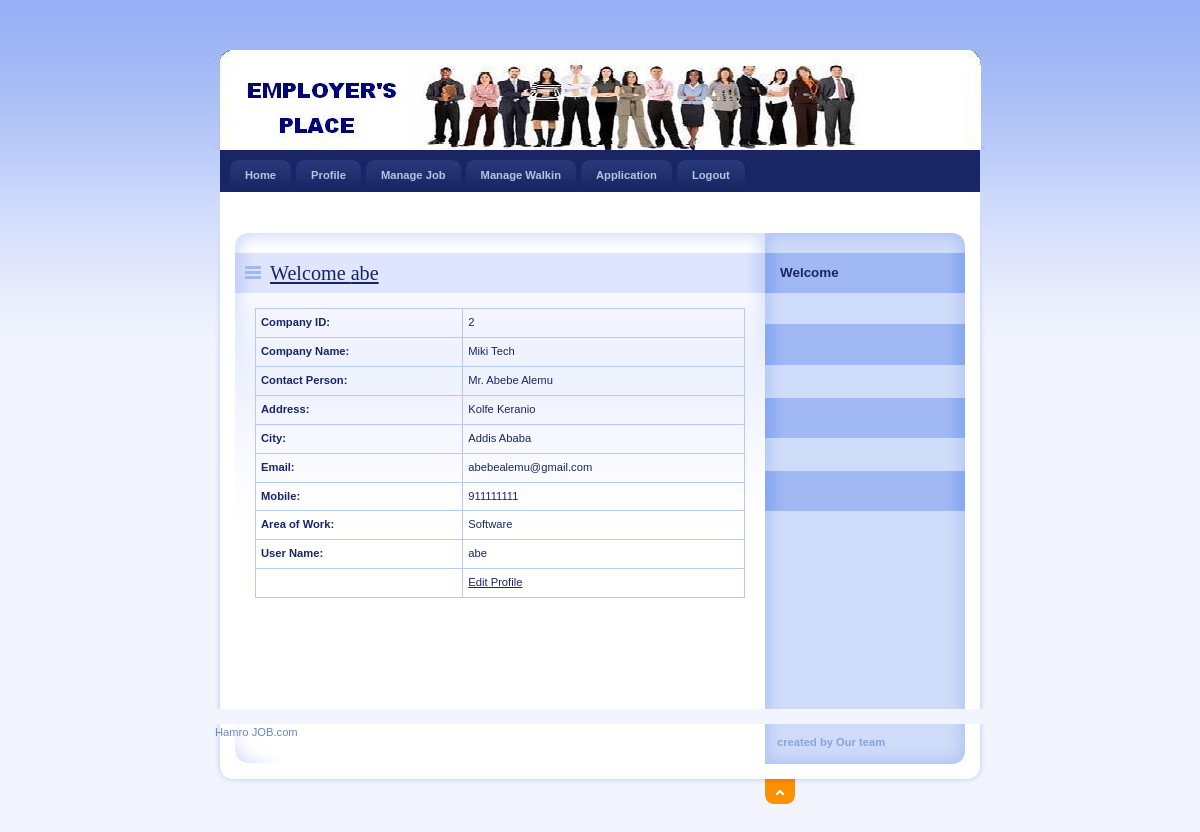
The app's page /Employer/Profile.php (signed in) with its own data.
### tables this page shows
CREATE TABLE IF NOT EXISTS `employer_reg` (
  `EmployerId` int(11) NOT NULL AUTO_INCREMENT,
  `CompanyName` varchar(20) NOT NULL,
  `ContactPerson` varchar(20) NOT NULL,
  `Address` varchar(100) NOT NULL,
  `City` varchar(20) NOT NULL,
  `Email` varchar(40) NOT NULL,
  `Mobile` bigint(20) NOT NULL,
  `Area_Work` varchar(40) NOT NULL,
  `Status` varchar(10) NOT NULL,
  `UserName` varchar(20) NOT NULL,
  `Password` varchar(20) NOT NULL,
  `Question` varchar(100) NOT NULL,
  `Answer` varchar(50) NOT NULL,
  PRIMARY KEY (`EmployerId`)
);

### Employer/Profile.php (the view, shortened to what this page needs)
<!DOCTYPE html PUBLIC "-//W3C//DTD XHTML 1.0 Strict//EN" "http://www.w3.org/TR/xhtml1/DTD/xhtml1-strict.dtd">
<html xmlns="http://www.w3.org/1999/xhtml" xml:lang="cs" lang="cs">
<head>
    <link rel="stylesheet" media="screen,projection" type="text/css" href="./css/main.css" />
    <link rel="stylesheet" media="print" type="text/css" href="./css/print.css" />
    <link rel="stylesheet" media="aural" type="text/css" href="./css/aural.css" />
</head>
<body id="www-url-cz">
<div id="main" class="box">
<?php
include "Header.php"
?>
<?php
include "menu.php"
?>
    <div id="page" class="box">
    <div id="page-in" class="box">
        <div id="strip" class="box noprint">
            <p id="breadcrumbs">&nbsp;</p>
        </div>
        <div id="content">
            <div class="article">
                <h2><span><a href="#">Welcome <?php echo $_SESSION['$UserName_emp'];?></a></span></h2>
               <?php
$ID=$_SESSION['ID'];
$con = mysqli_connect("localhost","root","","job");
$sql = "select * from Employer_Reg where EmployerId ='".$ID."'  ";
$result = mysqli_query($con,$sql);
$row = mysqli_fetch_array($result)
?>
                <table width="100%" border="1" cellspacing="2" cellpadding="2">
                  <tr>
                    <td><strong>Company ID:</strong></td>
                    <td><?php echo $row['EmployerId'];?></td>
                  </tr>
                  <tr>
                    <td><strong>Company Name:</strong></td>
                    <td><?php echo $row['CompanyName'];?></td>
                  </tr>
                  <tr>
                    <td><strong>Contact Person:</strong></td>
                    <td><?php echo $row['ContactPerson'];?></td>
                  </tr>
                  <tr>
                    <td><strong>Address:</strong></td>
                    <td><?php echo $row['Address'];?></td>
                  </tr>
                  <tr>
                    <td><strong>City:</strong></td>
                    <td><?php echo $row['City'];?></td>
                  </tr>
                  <tr>
                    <td><strong>Email:</strong></td>
                    <td><?php echo $row['Email'];?></td>
                  </tr>
                  <tr>
                    <td><strong>Mobile:</strong></td>
                    <td><?php echo $row['Mobile'];?></td>
                  </tr>
                  <tr>
                    <td><strong>Area of Work:</strong></td>
                    <td><?php echo $row['Area_Work'];?></td>
                  </tr>
                  <tr>
                    <td><strong>User Name:</strong></td>
                    <td><?php echo $row['UserName'];?></td>
                  </tr>
                  <tr>
                    <td>&nbsp;</td>
                    <td><a href="EditProfile.php?EmployerId=<?php echo $row['EmployerId']; ?>">Edit Profile</a></td>
                  </tr>
                </table>
              <p>&nbsp;</p>
                <p class="btn-more box noprint">&nbsp;</p>
          </div>
        </div>
<?php
include "right.php"
?>
    </div>
    </div>
<?php
include "footer.php"
?>
</div>
</body>
</html>

### Employer/css/main.css (style rules this page uses)
* { min-height:1px; }
body { border:0; margin:0; padding:0; background:#F2F5FE url("../design/bg.gif") 0 0 repeat-x; font:70%/160% "verdana",sans-serif; color:#192666; _text-align:center; }
a { color:#192666; }
p { border:0; margin:15px 0; padding:0; }
div { display:block; border:0; margin:0; padding:0; }
h1, h2, h3, h4, h5 { border:0; margin:15px 0 10px 0; padding:0; font-weight:bold; }
h2 { font-size:180%; line-height:100%; font-family:"georgia",serif; font-weight:normal; }
table { display:table; border-collapse:collapse; margin:15px 0; padding:0; border:1px solid #B7CAF6; font-size:100%; }
tr { display:table-row; }
th, td { display: table-cell; border:1px solid #B7CAF6; margin:0; padding:5px; vertical-align:top; text-align:left; }
a, img, span { border:0; margin:0; padding:0; }
strong, .strong { font-weight:bold; }
.box { min-height:1px; _height:1px; }
.box:after { content:"."; display:block; line-height:0px; font-size:0px; visibility:hidden; clear:both; }
#main { width:770px; margin:50px auto 0 auto; _text-align:left; }
#page { width:770px; min-height:1px; background:#FFF url("../design/bg_page.gif") 0 0 repeat-y; _height:1px; }
#page-in { min-height:1px; padding:10px 0; background:url("../design/bg_page_in.jpg") 0 0 no-repeat; _height:1px; }
#strip { position:relative; clear:both; padding:3px 20px 10px 20px; color:#6182D1; }
#strip p { margin:0; }
#strip #breadcrumbs { width:520px; margin:0; padding:0; }
#content { float:left; width:530px; _width:550px; margin:0; padding:0 0 0 20px; }
#content .article { clear:both; margin:0; padding:20px; background:url("../design/content_article_bg.jpg") 0 0 no-repeat; }
#content .article h2 { margin:0 -20px; padding:10px; background:#DEE5FD url("../design/content_title_bg.gif") 0 0 repeat-y; color:#192666; }
#content .article h2 span { background:url("../design/ico_list.gif") 0 50% no-repeat; padding-left:25px; }
#content .article p { text-align:justify; }
#content .btn-more { margin:0 0 15px 0; padding:0; border:0; position:relative; }

### Employer/css/print.css (style rules this page uses)
body { border:0; margin:0; padding:0; font-size:12pt }
a { color:#000; text-decoration:none; }
h1, h2, h3 { page-break-after:avoid; page-break-inside:avoid; }
table { border-collapse: collapse; border-width:1px; border-style:solid; }
th, td { display:table-cell; border-width:1px; border-style:solid; }
.noprint { display:none; }

### Employer/css/aural.css (style rules this page uses)
body { voice-family:paul,male; volume:loud; speech-rate:slow; richness:90; stress:20; }
h1, h2, h3, h4, h5 { cue-before:url("ping.au"); }
p, table { pause:50ms; }
strong { pitch:medium; pitch-range:60; stress:90; richness:90; }

### records on screen
employer_reg: EmployerId "2", CompanyName "Miki Tech", ContactPerson "Mr. Abebe Alemu", Address "Kolfe Keranio", City "Addis Ababa", Email "abebealemu@gmail.com", Mobile "911111111", Area_Work "Software", UserName "abe"

### other values on screen
$_SESSION['$UserName_emp'] "abe"
